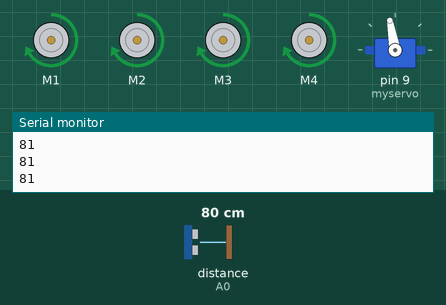
This sketch was run on a simulated Arduino Uno, built with avr-gcc and run on an emulated ATmega328P. Shown: 4 × DC motor (green arrow = forward, orange = backward, longer = faster), servo, the last lines printed to the serial monitor. The inputs (shaded band) are chosen by the test bench; at power-on: distance to the obstacle (sensor on A0) 80 cm. The echo pulse lasts 58.3 µs per cm.

Above: at 3.9 s.
4.0 s: distance to the obstacle (sensor on A0) set to 18 cm
5.5 s: distance to the obstacle (sensor on A0) set to 14 cm
At 6.9 s:
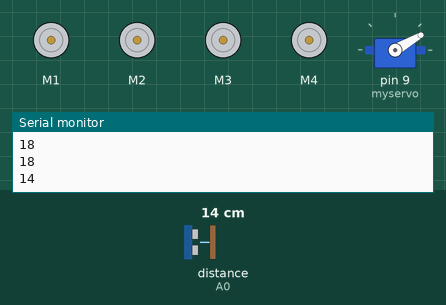
8.5 s: distance to the obstacle (sensor on A0) set to 35 cm
At 9.7 s:
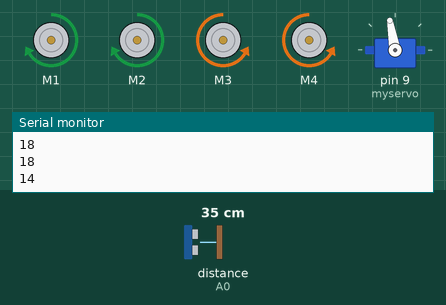
11.5 s: distance to the obstacle (sensor on A0) set to 2 cm
At 14.4 s:
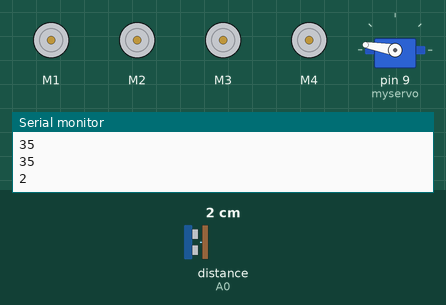
14.5 s: distance to the obstacle (sensor on A0) set to 60 cm
At 15.25 s:
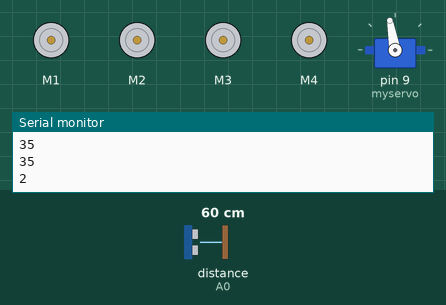
Timing chart, 0 to 17.5 s (numbered marks = the images above; inputs shaded):
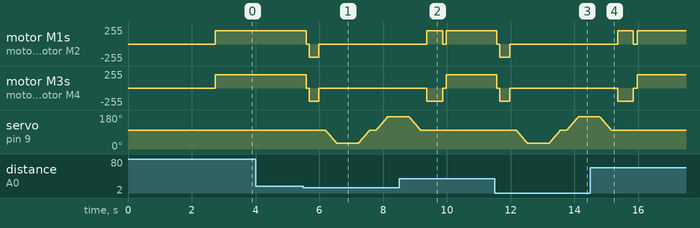

The sketch:

UltraSonic_Obstacle_Avoiding_Car_Based_On_Arduino.ino
```cpp
// ULTRASONIC OBSTACLE AVOIDING CAR BASED ON ARDUINO //

// Before uploading the code you have to install the following necessary library //

// 1. Adafruit Motor Shield library (Note: Do not install the Adafruit Motor Shield V2 Library)
// 2. NewPing Library

// To Install the libraries go to Tools >> Manage Libraries >> Search Library by its name >> Select the install the library //


#include <AFMotor.h>
#include <NewPing.h>
#include <Servo.h>

#define TRIG_PIN A1
#define ECHO_PIN A0
#define MAX_DISTANCE 200
#define MAX_SPEED 255


NewPing radar(TRIG_PIN, ECHO_PIN, MAX_DISTANCE);

AF_DCMotor motor1(1);
AF_DCMotor motor2(2);
AF_DCMotor motor3(3);
AF_DCMotor motor4(4);
Servo myservo;


int distance = 100;
int pos = 0;


void setup() {
  motor1.setSpeed(200);
  motor2.setSpeed(200);
  motor3.setSpeed(200);
  motor4.setSpeed(200);

  myservo.attach(9);
  myservo.write(100);
  delay(2000);
  distance = checkDistance();
  delay(100);
  distance = checkDistance();
  delay(100);
  distance = checkDistance();
  delay(100);
  distance = checkDistance();
  delay(100);
  Serial.begin(9600);
}

void loop() {
  int distanceRight = 0;
  int distanceLeft = 0;
  delay(40);

  if (distance <= 15) {
    stopMovement();
    delay(100);
    moveBackward();
    delay(300);
    stopMovement();
    delay(200);
    distanceRight = checkRightDistance();
    delay(200);
    distanceLeft = checkLeftDistance();
    delay(200);

    if (distanceRight >= distanceLeft) {
      turnRight();
      stopMovement();
    } else {
      turnLeft();
      stopMovement();
    }
  } else {
    moveForward();
  }
  distance = checkDistance();
  Serial.println(distance);
}

int checkRightDistance() {
  for (pos = 100; pos >= 30; pos -= 1) {
    myservo.write(pos);
    delay(5);
  }
  myservo.write(30);
  delay(500);
  int distance = checkDistance();
  delay(100);
  for (pos = 30; pos <= 100; pos += 1) {
    myservo.write(pos);
    delay(5);
  }
  myservo.write(100);
  return distance;
}

int checkLeftDistance() {
  for (pos = 100; pos <= 170; pos += 1) {
    myservo.write(pos);
    delay(5);
  }
  myservo.write(170);
  delay(500);
  int distance = checkDistance();
  delay(100);
  for (pos = 170; pos >= 100; pos -= 1) {
    myservo.write(pos);
    delay(5);
  }
  myservo.write(100);
  return distance;
  delay(100);
}

int checkDistance() {
  delay(70);
  int cm = radar.ping_cm();
  if (cm == 0) {
    cm = 250;
  }
  return cm;
}

void stopMovement() {
  motor1.run(RELEASE);
  motor2.run(RELEASE);
  motor3.run(RELEASE);
  motor4.run(RELEASE);
}

void moveForward() {
  motor1.run(FORWARD);
  motor2.run(FORWARD);
  motor3.run(FORWARD);
  motor4.run(FORWARD);
}

void moveBackward() {
  motor1.run(BACKWARD);
  motor2.run(BACKWARD);
  motor3.run(BACKWARD);
  motor4.run(BACKWARD);
}

void turnLeft() {
  motor1.run(FORWARD);
  motor2.run(FORWARD);
  motor3.run(BACKWARD);
  motor4.run(BACKWARD);
  delay(500);
  motor1.run(FORWARD);
  motor2.run(FORWARD);
  motor3.run(FORWARD);
  motor4.run(FORWARD);
}

void turnRight() {
  motor1.run(BACKWARD);
  motor2.run(BACKWARD);
  motor3.run(FORWARD);
  motor4.run(FORWARD);
  delay(500);
  motor1.run(FORWARD);
  motor2.run(FORWARD);
  motor3.run(FORWARD);
  motor4.run(FORWARD);
}
```

Measured:
- the behaviour switches between 16 and 15 cm on distance to the obstacle (sensor on A0) (found by bisection; images 0 and 1)
- after the input at 5.5 s, motor M1–4: forward 200/255 → stopped after 0.08 s, → backward 200/255 0.10 s later, → stopped 0.30 s later
- after the input at 8.5 s, servo on pin 9 (myservo): goes on until 9.2 s, then stays 100°
- after the input at 11.5 s, motor M1–4: forward 200/255 → stopped after 0.06 s, → backward 200/255 0.10 s later, → stopped 0.30 s later
- after the input at 14.5 s, servo on pin 9 (myservo): goes on until 15.2 s, then stays 100°
